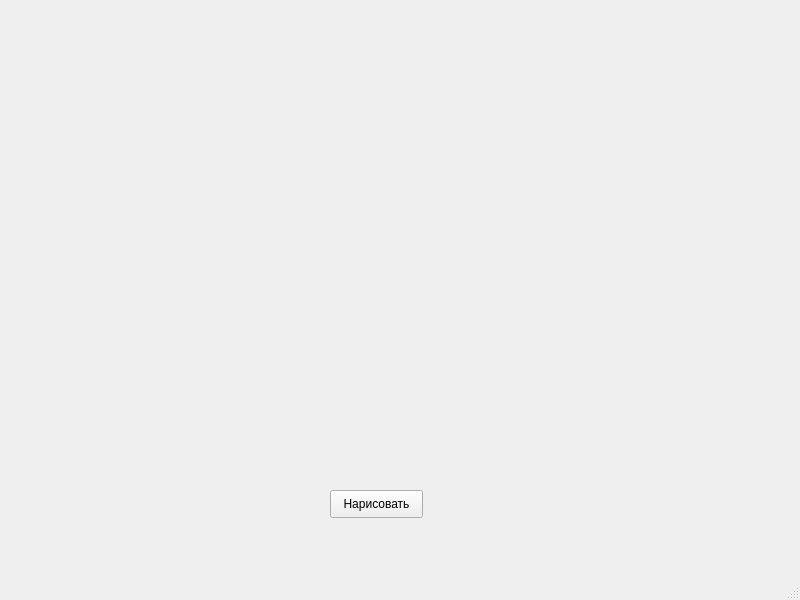
<?xml version="1.0" encoding="UTF-8"?>
<ui version="4.0">
 <class>MainWindow</class>
 <widget class="QMainWindow" name="MainWindow">
  <property name="geometry">
   <rect>
    <x>0</x>
    <y>0</y>
    <width>800</width>
    <height>600</height>
   </rect>
  </property>
  <property name="windowTitle">
   <string>MainWindow</string>
  </property>
  <widget class="QWidget" name="centralwidget">
   <widget class="QPushButton" name="pushButton">
    <property name="geometry">
     <rect>
      <x>330</x>
      <y>490</y>
      <width>93</width>
      <height>28</height>
     </rect>
    </property>
    <property name="text">
     <string>Нарисовать</string>
    </property>
   </widget>
  </widget>
  <widget class="QMenuBar" name="menubar">
   <property name="geometry">
    <rect>
     <x>0</x>
     <y>0</y>
     <width>800</width>
     <height>26</height>
    </rect>
   </property>
  </widget>
  <widget class="QStatusBar" name="statusbar"/>
 </widget>
 <resources/>
 <connections/>
</ui>
